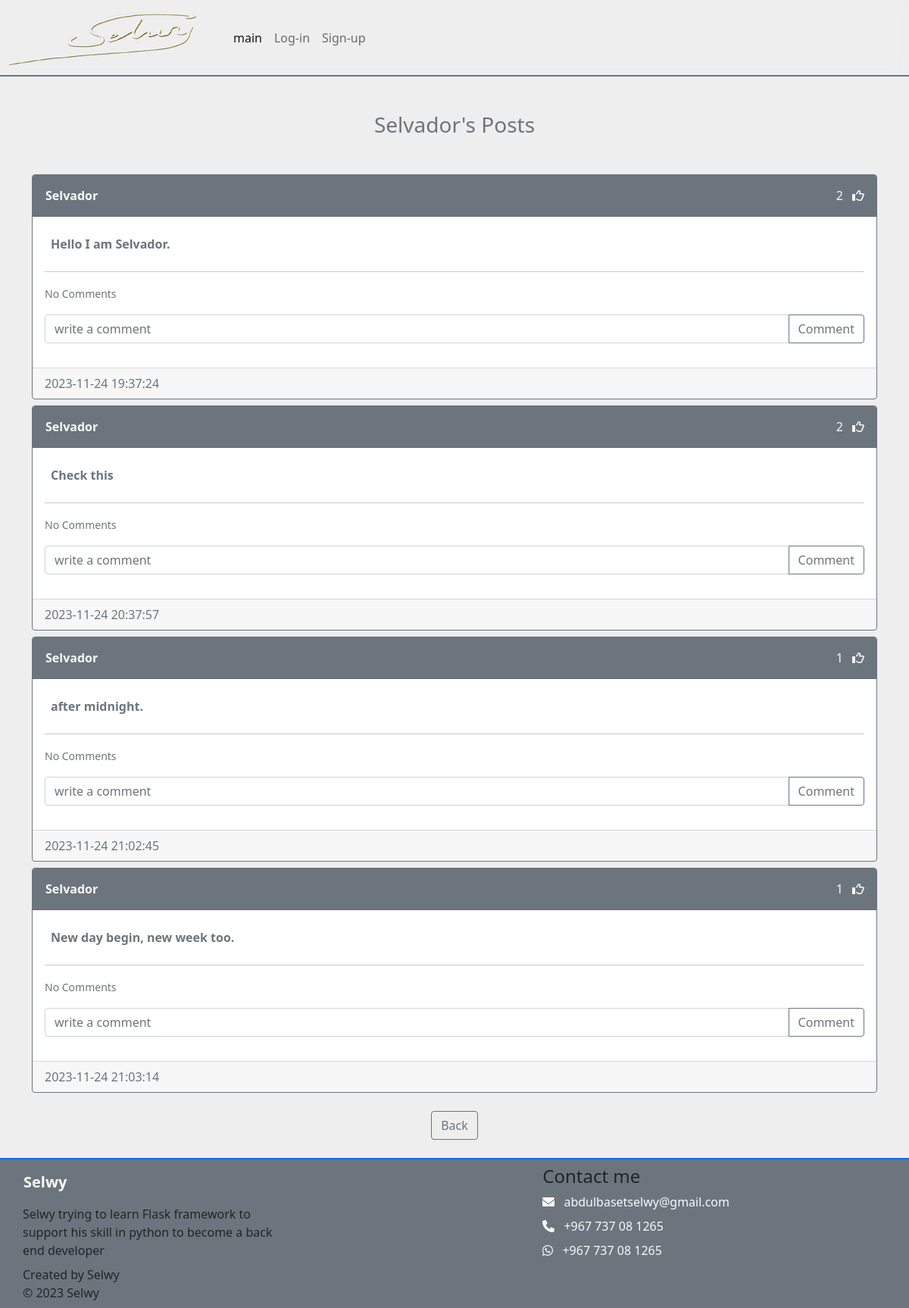
The page /all-user-posts/Selvador on the database its author committed.
### MyWebsite/models.py (models this page shows)
class User(db.Model, UserMixin):
    id= db.Column(db.Integer, primary_key=True)
    username= db.Column(db.String(150), unique=True)
    email= db.Column(db.String(150), unique=True)
    password= db.Column(db.String(20))
    created_date= db.Column(db.DateTime(timezone=True),default=func.now())
    posts= db.relationship('Post', backref='user', passive_deletes=True)
    comments= db.relationship('Comment', backref='user', passive_deletes= True)
    likes= db.relationship('Like', backref='user', passive_deletes= True)

class Post(db.Model):
    id= db.Column(db.Integer, primary_key= True)
    text= db.Column(db.Text, nullable= False)
    created_date= db.Column(db.DateTime(timezone=True), default= func.now())
    author= db.Column(db.Integer, db.ForeignKey('user.id', ondelete='CASCADE'), nullable=False)
    comments= db.relationship('Comment', backref='post', passive_deletes= True)
    likes= db.relationship('Like', backref='post', passive_deletes= True)

### MyWebsite/views.py (the view)
@login_required
@views.route("/all-user-posts/<username>" )
def all_user_posts(username):
    user= User.query.filter_by(username= username).first()
    if not user:
        flash("No user with that username!", category="error")
        return redirect(url_for("views.index"))
    posts= user.posts
    return render_template(f"all_user_posts.html" ,user=current_user, posts= posts, username= username)

### MyWebsite/Templates/all_user_posts.html (shortened to what this page needs)
{% extends "posts_div.html" %}
{% block header %} {{ username.capitalize() }}'s Posts {% endblock %}
{% block my %}
<div align="center" class="my-4">
    <a href="/home" class="btn  btn-outline-secondary btn-rounded" >Back</a>
</div>
{% endblock %}

### MyWebsite/Templates/posts_div.html (shortened to what this page needs)
{% extends "base.html" %}
{% block content %}
{% block post_section %}
<h3 align="center" class="my-5">{% block header %}Posts{% endblock %}</h3>
<div id="show" class="mt-5">
    {% for post in posts %}
    <div class="card border-secondary mb-2">
        <div class="card-header d-flex justify-content-between align-items-center bg-secondary text-light">
            <a href="all-user-posts/{{post.user.username }}" class="btn rounded-pill  fw-bold text-light ps-0">{{ post.user.username}}</a>
            <div>
                <span class="like-post me-2" id="like-post-{{post.id}}">{{ post.likes|length }}</span>
                {% if user.id in post.likes | map(attribute= "author")|list %}
                <i class="fas fa-thumbs-up" id="like-button-{{post.id}}" onclick="like({{post.id}})"></i>
                {% else %}
                <i class="far fa-thumbs-up" id="like-button-{{post.id}}" onclick="like({{post.id}})"></i>
                {% endif %}
            </div>
        </div>
        <div class="card-body">
            <div class="card-text  text-secondary fw-bold ps-2 py-2 ">{{ post.text }}</div>
            <hr>
            <p class="card-text">
                {% if post.comments|length > 0 %}
                <a data-bs-toggle="collapse" href="#comments-{{post.id}}" role="button">
                    <small>View {{ post.comments|length }} comments</small>
                </a>
                {% else %}
                <small class="text-muted">No Comments</small>
                {% endif %}
            </p>
            <form action="/create-comment/{{ post.id}}" class="input-group my-3" method="POST">
                <input type="text" id="text" name="text" class="form-control" placeholder="write a comment">
                <button class="btn btn-outline-secondary btn-rounded" type="submit">Comment</button>
            </form>
        </div>
        <div class="card-footer text-muted">{{ post.created_date }}</div>
    </div>
    {% endfor %}
</div>
{% block my%}{% endblock%}
{% endblock %}
{% endblock %}

### MyWebsite/static/css/main.css (style rules this page uses)
body { box-sizing: border-box; margin: 0; background: #eee; position: relative; padding-top: 100px; }
svg { cursor: pointer; }
h1,h2,h3,h4,h5,h6 { color:#6c757d; }

### rows shown on the page
User: capitalize "Selvador"
Post: user.username "Selvador", likes|length "2", text "Hello I am Selvador.", created_date "2023-11-24 19:37:24"
Post: user.username "Selvador", likes|length "2", text "Check this", created_date "2023-11-24 20:37:57"
Post: user.username "Selvador", likes|length "1", text "after midnight.", created_date "2023-11-24 21:02:45"
Post: user.username "Selvador", likes|length "1", text "New day begin, new week too.", created_date "2023-11-24 21:03:14"
